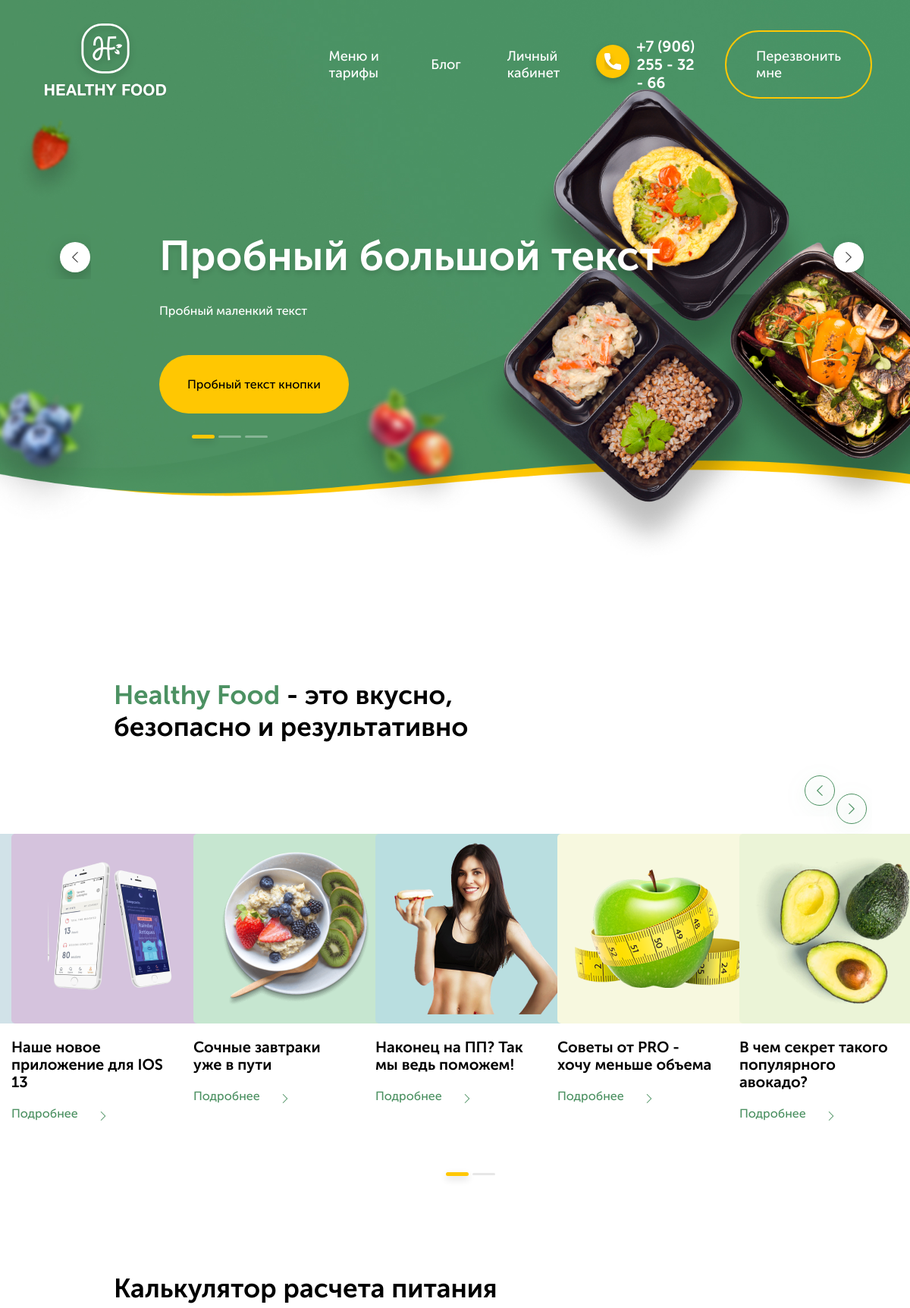
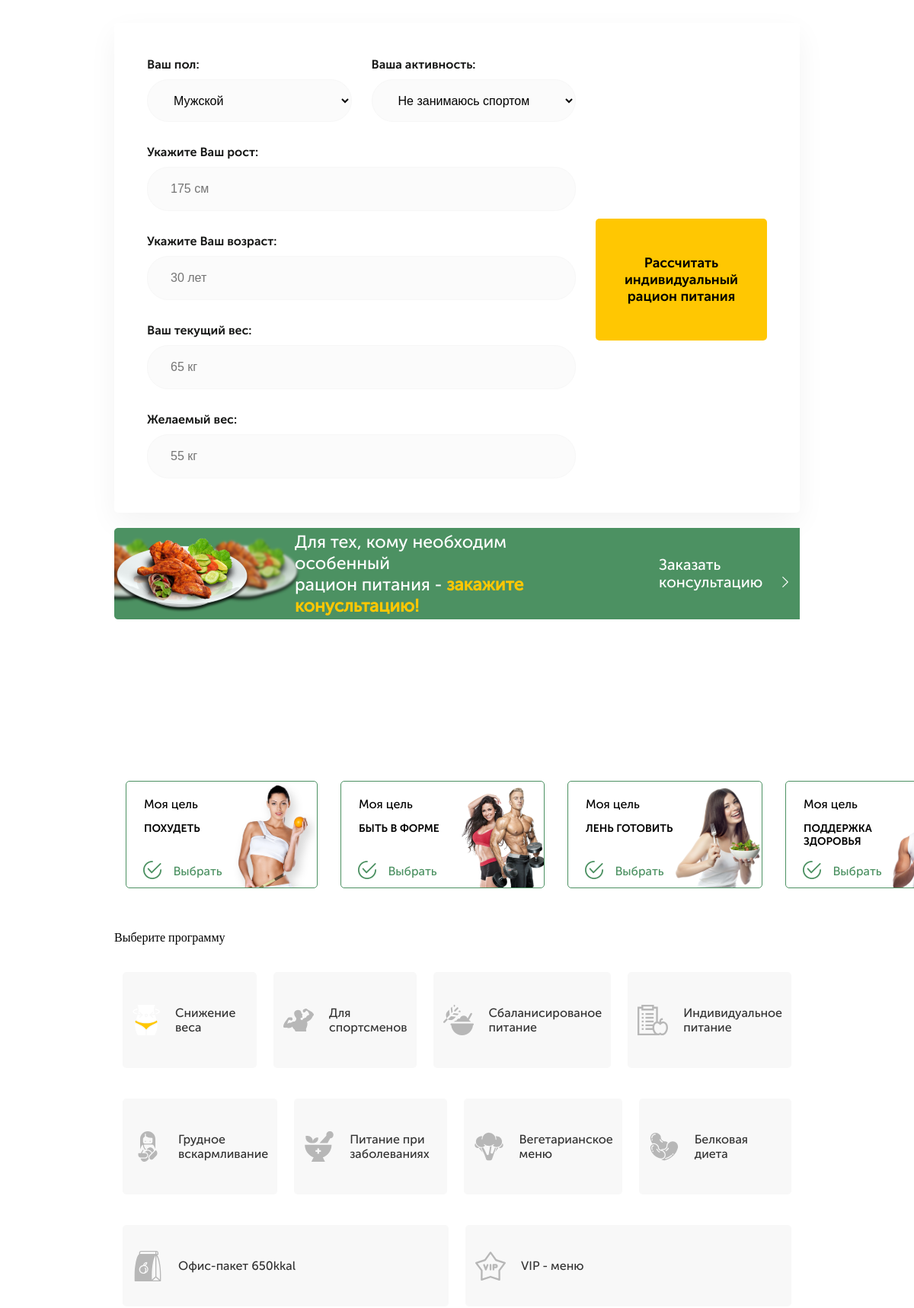
The page / (upper part) on the database its author committed (2 pictures, top to bottom).
### healthyfood/apps/main_page/models.py (models this page shows, shortened)
class HeaderSlider(models.Model):
    slider_header= models.CharField(("Обозначение о чем этот слайд"), max_length=50, null = True, blank = True)
    main_text = models.CharField(("Главный текст слайдера"), max_length=300)
    small_text = models.CharField(("Маленький текст слайдера"), max_length=200, null = True, blank = True)
    button = models.CharField( ("Текст кнопки"), max_length=50, null = True, blank = True)
    class Meta:
        db_table = ''
        managed = True
        verbose_name = 'Слайд хедера'
        verbose_name_plural = 'Слайды хедера'

class PageHeaders(models.Model):
    class Meta:
        db_table = ''
        managed = True
        verbose_name = 'Заголовоки страницы'
        verbose_name_plural = 'Заголовки страницы'
    anons_header = models.CharField(("Заголовок анонса"), max_length=100)
    anons_header_bold = models.CharField(("Выделенный текст заголовка анонса"), max_length=50, null = True, blank = True)
    calculator_header = models.CharField(("Заголовок калькулятора"), max_length=100)
    menu_header = models.CharField(("Заголовок меню"), max_length=100)
    menu_smalltext = models.CharField(("маленький текст в меню"), max_length=200)
    buy_header = models.CharField(("Заголовок 'Закажи сейчас' "), max_length=100)
    reviews_header = models.CharField(("Заголовок отзывов"), max_length=100)
    questions_header = models.CharField(("Заголовок вопросов"), max_length=100)

class PageSlider(models.Model):
    class Meta:
        db_table = ''
        managed = True
        verbose_name = 'Слайд анонса'
        verbose_name_plural = 'Слайды анонса'
    anons_slider_name = models.CharField(("Имя слайда"), max_length=50)
    anons_slider_text = models.CharField(("Текст слайда"), max_length=50)
    anons_slider_image = models.ImageField(("Картинка слайда"), upload_to='img', height_field=None, width_field=None, max_length=100)
    anons_slider_bgcolor = models.CharField (("Цвет фона слайда"), default= '#F0F0F0',  max_length=7)
    anons_slider_link = models.CharField(("Сылка слайда"), max_length=200)

class ProgrammsBig(models.Model):
    class Meta:
        db_table = ''
        managed = True
        verbose_name = 'Большой блок '
        verbose_name_plural = 'Большие блоки'
    big_text = models.CharField(("Название блока"), max_length=50)
    big_img = models.FileField(("Картинка блока"), upload_to='img')

class ProgrammsSmall(models.Model):
    class Meta:
        db_table = ''
        managed = True
        verbose_name = 'Маленький блок '
        verbose_name_plural = 'Маленькие блоки'
    small_text = models.CharField(("Название блока"), max_length=50)
    small_img = models.FileField(("Картинка блока"), upload_to='img')

### healthyfood/apps/main_page/views.py (the view)
# urls.py: path('', views.index, name = 'index')
def index(request):
    header_slides = HeaderSlider.objects.all()
    page_slides = PageSlider.objects.all()
    page_headers = PageHeaders.objects.get(id=1)
    big_block = ProgrammsBig.objects.all()
    small_block = ProgrammsSmall.objects.all()
    menu_slide = MenuSlider.objects.all()
    review = Reviews.objects.all()
    reviws_count = review.count()
    questions = QuestionsAnswers.objects.all()
    return render(request, 'main_page/page.html', {'header_slides': header_slides,
    'headers': page_headers,
    'page_slides': page_slides,
    'big_block': big_block,
    'small_block': small_block,
    'menu': menu_slide,
    'review' : review,
    'reviws_count': reviws_count,
    'questions' : questions,
    })

### healthyfood/templates/main_page/page.html (shortened to what this page needs)
{% extends  'base.html' %}
{% block content %}
<div class="main">
    <header class="header">
       <div class="container">
        <nav class="header__navigate">
            <div class="header__navigate__box header__navigate__logo"><img src="../static/images/logo.svg" alt="Healthy Food"></div>
            <div class="header__navigate__box header__navigate__button">Меню и тарифы</div>
            <div class="header__navigate__box header__navigate__button">Блог</div>
            <div class="header__navigate__box header__navigate__button">Личный кабинет</div>
            <div class="header__navigate__box header__navigate__phone">
                <img src="../static/images/phone-ico.svg" alt="">
                <p>+7 (906) 255 - 32 - 66</p>
            </div>
            <div class="header__navigate__box header__navigate__call">Перезвонить мне</div>
        </nav>
        <div class="header__slider" id="slider-1">
            {% if header_slides%}
             {% for a in header_slides%}
             <div class="header__slider__item">
                <h3>{{a.main_text}}</h3>
                {% if a.small_text %}
                    <p>{{a.small_text}}</p>
                {% endif %}
                {% if a.button %}
                    <button class="header__slider__item__button"> {{a.button}} </button>
                {% endif %}
            </div>
             {%endfor%}
            {%else%}
                Слайдов нет
            {% endif %}
        </div>
       </div>
    </header>
    <div class="page">
        <div class="slider">
            <div class="slider__header">
                {% if headers %}
                    <h2>
                        <b>{{headers.anons_header_bold}}</b> - {{headers.anons_header}}
                    </h2>
                    {% else %}
                    Заголовков не найдено
                {% endif %}
            </div>
            <div class="slider__slick" id="slider-2">
                {% if page_slides %}
                {% for a in page_slides %}
                <div class="slider__slick__item">
                    <div class="image__box" style="background: {{a.anons_slider_bgcolor}};">
                        <img src="{{ a.anons_slider_image.url }}" alt="" class="image">
                    </div>
                        <p class="discription">
                            {{a.anons_slider_text}}
                        </p>
                        <a href="{{a.anons_slider_link}}" class="detailed">Подробнее</a>
                    </div>
                {% endfor %}
                  {% else %}
                  Сладов не найдено
                {% endif %}
            </div>
        </div>
    </div>
    <div class="calculate">
        <h3 class="calculate__header">Калькулятор расчета питания</h3>
        <div class="calculate__box">
            <div class="calculate__box__item first">
                <div class="calculate__box__block calculate__box__block__1">
                    <label for="" class="discription">Ваш пол:</label>
                    <select name="gender" id="gender" required class="input">
                        <option value="mail" selected='selected'>Мужской</option>
                    </select>
                </div>
                <div class="calculate__box__block calculate__box__block__2">
                    <label for="" class="discription">Ваша активность:</label>
                    <select name="activity" id="activity" required class="input">
                        <option value="1.2">Не занимаюсь спортом</option>
                    </select>
                </div>
                <div class="calculate__box__block calculate__box__block__3">
                    <label for="" class="discription">Укажите Ваш рост:</label>
                    <input type="text" placeholder="175 см" pattern="[0-9]{3} см" required class="input" id="height">
                </div>
                <div class="calculate__box__block calculate__box__block__4">
                    <label for="" class="discription">Укажите Ваш возраст:</label>
                    <input type="text" placeholder="30 лет" pattern="[0-9]{1,3} лет" required class="input" id="age">
                </div>
                <div class="calculate__box__block calculate__box__block__5">
                    <label for="" class="discription">Ваш текущий вес:</label>
                    <input type="text" placeholder="65 кг" pattern="[0-9]{1,4} кг" required class="input" id="weight">
                </div>
                <div class="calculate__box__block calculate__box__block__6">
                    <label for="" class="discription">Желаемый вес:</label>
                    <input type="text" placeholder="55 кг" pattern="[0-9]{1,4} кг" required class="input" id="need_weight">
                </div>
            </div>
            <div class="calculate__box__item second">
                <div class="calculate__box__block calculate__box__block__7">
                    <button class="calculate__box__block__button">
                        Рассчитать индивидуальный рацион питания
                    </button>
                </div>
            </div>
        </div>
        <div class="calculate__consultation">
            <p class="calculate__consultation__description">
                Для тех, кому необходим особенный<br> рацион питания - <b>закажите конусльтацию!</b>
            </p>
            <a href="" class="calculate__consultation__buy">Заказать консультацию</a>
        </div>
    </div>
    <div class="programms">
        <div class="programms__big">
            {% if big_block %}
                {% for a in big_block %}
                <div class="programms__big__block">
                <div class="programms__big__block__item">
                    <label for="" class="programms__big__block__item__purpose">Моя цель</label>
                    <p class="programms__big__block__item__discription">{{a.big_text}} </p>
                    <p class="programms__big__block__item__choose">Выбрать</p>
                </div>
                <div class="programms__big__block__item image">
                    <img src="{{a.big_img.url}}" alt="" class="programms__big__block__item__img">
                </div>
            </div>
                {% endfor %}
                {% else %}
                Блоков не найдено
            {% endif %}
        </div>
        <p class="programms__choise">Выберите программу</p>
        <div class="programms__small">
            {% if small_block %}
                {% for a in small_block  %}
                <div class="programms__small__items ">
                    <img src="{{a.small_img.url}}" alt="" class="programms__small__items__ico">
                    <p class="programms__small__items__discription"> {{a.small_text}} </p>
                </div>
                {% endfor %}
            {% endif %}
        </div>
    </div>
    </div>
{% endblock %}

### rows shown on the page
HeaderSlider: main_text "Пробный большой текст", small_text "Пробный маленкий текст", button "Пробный текст кнопки"
PageHeaders: anons_header_bold "Healthy Food", anons_header "это вкусно, безопасно и результативно"
PageSlider: anons_slider_image (picture), anons_slider_text "Наше новое приложение для IOS 13"
PageSlider: anons_slider_image (picture), anons_slider_text "Сочные завтраки уже в пути"
PageSlider: anons_slider_image (picture), anons_slider_text "Наконец на ПП? Так мы ведь поможем!"
PageSlider: anons_slider_image (picture), anons_slider_text "Советы от PRO - хочу меньше объема"
PageSlider: anons_slider_image (picture), anons_slider_text "В чем секрет такого популярного авокадо?"
ProgrammsBig: big_text "ПОХУДЕТЬ", big_img (picture)
ProgrammsBig: big_text "БЫТЬ В ФОРМЕ", big_img (picture)
ProgrammsBig: big_text "ЛЕНЬ ГОТОВИТЬ", big_img (picture)
ProgrammsBig: big_text "ПОДДЕРЖКА ЗДОРОВЬЯ", big_img (picture)
ProgrammsSmall: small_img (picture), small_text "Снижение веса"
ProgrammsSmall: small_img (picture), small_text "Для спортсменов"
ProgrammsSmall: small_img (picture), small_text "Сбаланисированое питание"
ProgrammsSmall: small_img (picture), small_text "Индивидуальное питание"
ProgrammsSmall: small_img (picture), small_text "Грудное вскармливание"
ProgrammsSmall: small_img (picture), small_text "Питание при заболеваниях"
ProgrammsSmall: small_img (picture), small_text "Вегетарианское меню"
ProgrammsSmall: small_img (picture), small_text "Белковая диета"
ProgrammsSmall: small_img (picture), small_text "Офис-пакет 650kkal"
ProgrammsSmall: small_img (picture), small_text "VIP - меню"
